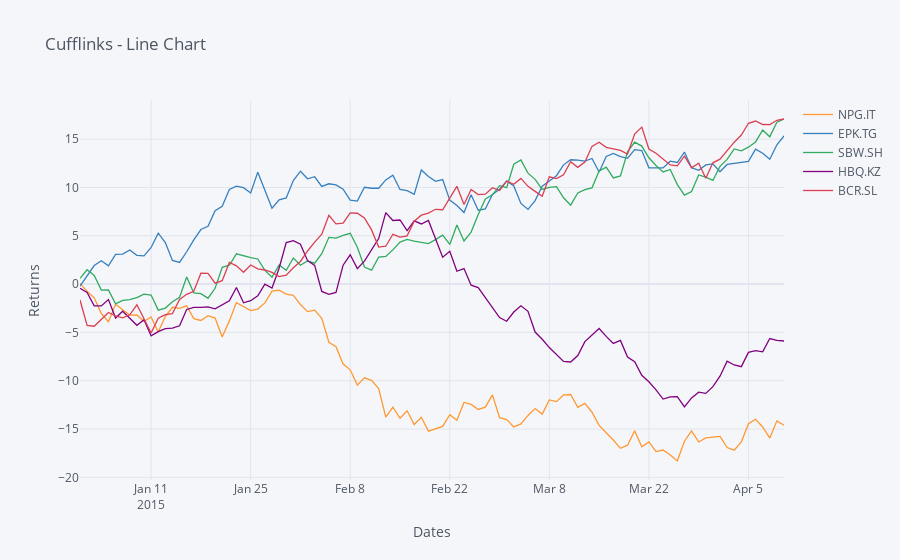

Notebook code for this chart:
### Markdown cell above
## Line Chart

### Code cell
cf.datagen.lines().iplot(kind='scatter',xTitle='Dates',yTitle='Returns',title='Cufflinks - Line Chart')
